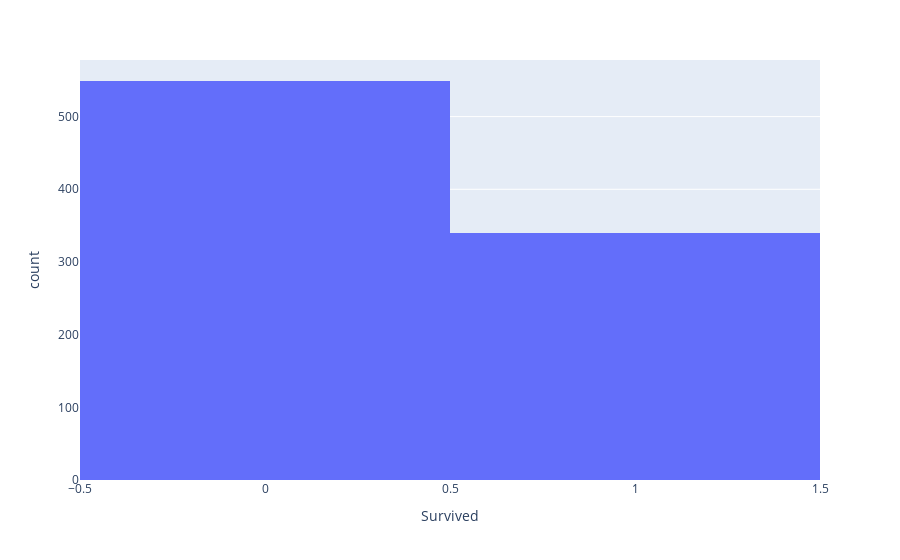

The notebook cell this image was saved under:
### Code cell
fig = px.histogram(train_df, x="Survived")
fig.show()

### Figure 1 — Plotly figure (JSON) as saved in the notebook; plotly's stock layout.template omitted (floating-point values rounded to 4 significant figures; data arrays with more than 128 entries replaced by an {"elided": "..."} marker saying what was removed)
{"data": [{"alignmentgroup": "True", "bingroup": "x", "hovertemplate": "Survived=%{x}<br>count=%{y}<extra></extra>", "legendgroup": "", "marker": {"color": "#636efa", "pattern": {"shape": ""}}, "name": "", "offsetgroup": "", "orientation": "v", "showlegend": false, "type": "histogram", "x": {"elided": "889 int values"}, "xaxis": "x", "yaxis": "y"}], "layout": {"barmode": "relative", "legend": {"tracegroupgap": 0}, "margin": {"t": 60}, "xaxis": {"anchor": "y", "domain": [0, 1], "title": {"text": "Survived"}}, "yaxis": {"anchor": "x", "domain": [0, 1], "title": {"text": "count"}}}}
